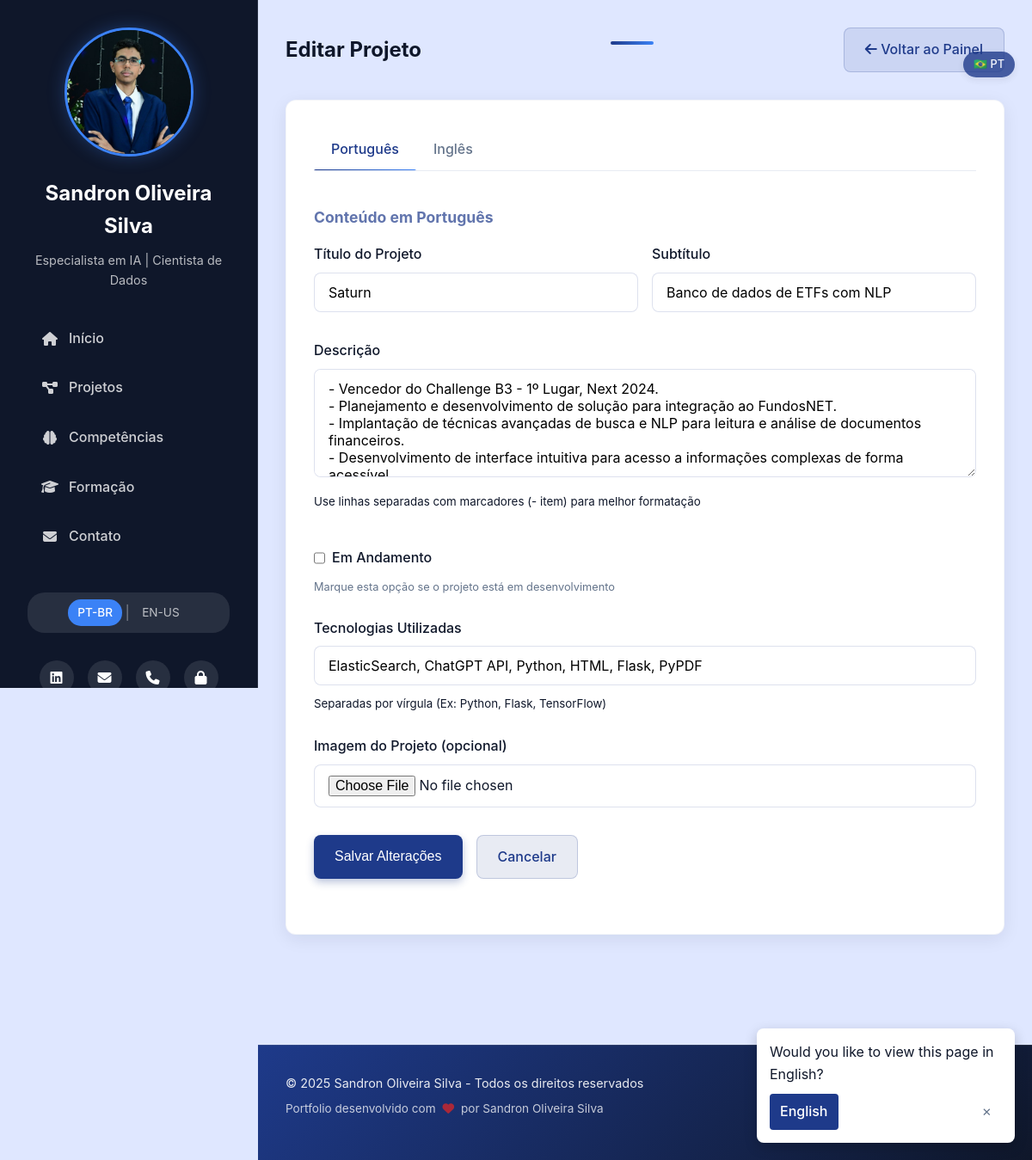
The page /admin/edit_project/1 (signed in) on the database as committed earlier.
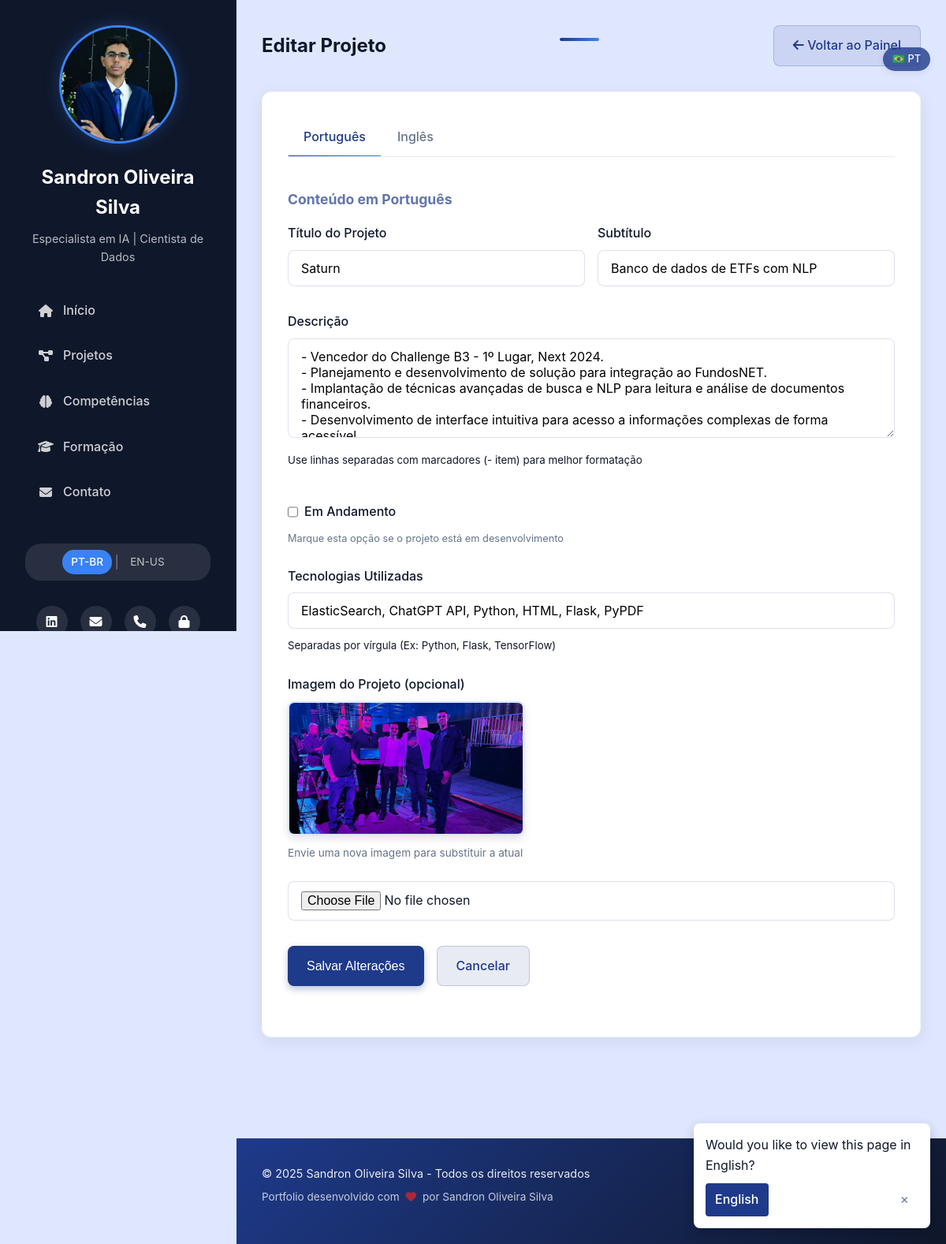
The same page on the database as committed later.
### app.py (models this page shows)
class Project(db.Model):
    id = db.Column(db.Integer, primary_key=True)
    title = db.Column(db.String(200), nullable=False)
    title_en = db.Column(db.String(200), nullable=True)  # Título em inglês
    subtitle = db.Column(db.String(200), nullable=True)
    subtitle_en = db.Column(db.String(200), nullable=True)  # Subtítulo em inglês
    description = db.Column(db.Text, nullable=False)
    description_en = db.Column(db.Text, nullable=True)  # Descrição em inglês
    technologies = db.Column(db.String(200), nullable=False)
    image = db.Column(db.String(255), nullable=True)
    in_progress = db.Column(db.Boolean, default=False)
    created_at = db.Column(db.DateTime, default=datetime.utcnow)

### app.py (the view, shortened to what this page needs)
@app.route('/admin/edit_project/<int:id>', methods=['GET', 'POST'])
@login_required
def edit_project(id):
    project = Project.query.get_or_404(id)
    return render_template('edit_project.html', project=project, user=current_user)

### app.py (called while the page is built)
def get_locale():
    return session.get('language', app.config['DEFAULT_LANGUAGE'])

def get_multilingual_field(obj, field_name):
    current_lang = g.locale  # Obtém o idioma atual da sessão
    if current_lang == 'en-us':
        en_field_name = f"{field_name}_en"
        en_value = getattr(obj, en_field_name, None)
        if en_value:
            return en_value
    return getattr(obj, field_name)

@app.context_processor
def utility_processor():
    return {
        '_': _,
        'get_locale': get_locale,
        'ml_field': get_multilingual_field  # Adicionar a nova função
    }

def _(text):
    locale = get_locale()
    if locale == app.config['DEFAULT_LANGUAGE']:
        return text
    return translations[locale].get(text, text)

@app.before_request
def before_request():
    g.locale = get_locale()
    g._ = _  # Torna a função de tradução disponível nos templates

@login_manager.user_loader
def load_user(user_id):
    return db.session.get(User, int(user_id))

### templates/edit_project.html (shortened to what this page needs)
{% extends "base.html" %}
{% block content %}
<section class="admin-header">
    <h2>{{ _('Editar Projeto') }}</h2>
    <div class="accent-line"></div>
    <div class="admin-actions">
        <a href="{{ url_for('admin') }}" class="btn secondary"><i class="fas fa-arrow-left"></i> {{ _('Voltar ao Painel') }}</a>
    </div>
</section>
<section class="edit-form-container">
    <div class="language-tabs">
        <a href="#pt-content" class="language-tab active" data-lang="pt">{{ _('Português') }}</a>
        <a href="#en-content" class="language-tab" data-lang="en">{{ _('Inglês') }}</a>
    </div>
    <form action="{{ url_for('edit_project', id=project.id) }}" method="post" enctype="multipart/form-data" class="admin-form">
        <div id="pt-content" class="language-content active">
            <h3>{{ _('Conteúdo em Português') }}</h3>
            <div class="form-row">
                <div class="form-group">
                    <label for="title">{{ _('Título do Projeto') }}</label>
                    <input type="text" id="title" name="title" value="{{ project.title }}" required>
                </div>
                <div class="form-group">
                    <label for="subtitle">{{ _('Subtítulo') }}</label>
                    <input type="text" id="subtitle" name="subtitle" value="{{ project.subtitle or '' }}">
                </div>
            </div>
            <div class="form-group">
                <label for="description">{{ _('Descrição') }}</label>
                <textarea id="description" name="description" rows="5" required>{{ project.description }}</textarea>
                <small>{{ _('Use linhas separadas com marcadores (- item) para melhor formatação') }}</small>
            </div>
        </div>
        <div class="form-group checkbox-group">
            <label class="checkbox-label">
                <input type="checkbox" id="in_progress" name="in_progress"
                    {% if project.in_progress %}checked{% endif %}>
                <span>{{ _('Em Andamento') }}</span>
            </label>
            <small>{{ _('Marque esta opção se o projeto está em desenvolvimento') }}</small>
        </div>
        <div class="form-group">
            <label for="technologies">{{ _('Tecnologias Utilizadas') }}</label>
            <input type="text" id="technologies" name="technologies" value="{{ project.technologies }}" required>
            <small>{{ _('Separadas por vírgula (Ex: Python, Flask, TensorFlow)') }}</small>
        </div>
        <div class="form-group">
            <label for="project_image">{{ _('Imagem do Projeto (opcional)') }}</label>
            {% if project.image %}
            <div class="current-image-preview">
                <img src="{{ url_for('uploaded_file', filename='projects/' + project.image) }}" alt="{{ ml_field(project, 'title') }}">
                <p>{{ _('Envie uma nova imagem para substituir a atual') }}</p>
            </div>
            {% endif %}
            <input type="file" id="project_image" name="project_image" accept="image/*">
        </div>
        <div class="form-actions">
            <button type="submit" class="btn primary">{{ _('Salvar Alterações') }}</button>
            <a href="{{ url_for('admin') }}" class="btn secondary">{{ _('Cancelar') }}</a>
        </div>
    </form>
</section>
{% endblock %}

Rows that differ between the two databases and show on the page:
changed Project "Saturn": image: picture added
Other text that changed with them:
text now shown: "Envie uma nova imagem para substituir a atual"
